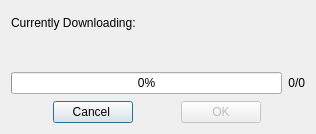
<?xml version="1.0" encoding="UTF-8"?>
<ui version="4.0">
 <class>downloadNcbiWin</class>
 <widget class="QDialog" name="downloadNcbiWin">
  <property name="geometry">
   <rect>
    <x>0</x>
    <y>0</y>
    <width>316</width>
    <height>134</height>
   </rect>
  </property>
  <property name="sizePolicy">
   <sizepolicy hsizetype="Fixed" vsizetype="Fixed">
    <horstretch>0</horstretch>
    <verstretch>0</verstretch>
   </sizepolicy>
  </property>
  <property name="windowTitle">
   <string>Downloading Files From NCBI</string>
  </property>
  <layout class="QVBoxLayout" name="verticalLayout">
   <item>
    <widget class="QLabel" name="title">
     <property name="text">
      <string>Currently Downloading:</string>
     </property>
    </widget>
   </item>
   <item>
    <widget class="QLabel" name="currentTask">
     <property name="text">
      <string/>
     </property>
     <property name="alignment">
      <set>Qt::AlignCenter</set>
     </property>
    </widget>
   </item>
   <item>
    <layout class="QHBoxLayout" name="horizontalLayout">
     <item>
      <widget class="QProgressBar" name="progressBar">
       <property name="value">
        <number>0</number>
       </property>
      </widget>
     </item>
     <item alignment="Qt::AlignRight">
      <widget class="QLabel" name="progressLabel">
       <property name="text">
        <string>0/0</string>
       </property>
       <property name="alignment">
        <set>Qt::AlignRight|Qt::AlignTrailing|Qt::AlignVCenter</set>
       </property>
       <property name="textInteractionFlags">
        <set>Qt::NoTextInteraction</set>
       </property>
      </widget>
     </item>
    </layout>
   </item>
   <item>
    <layout class="QHBoxLayout" name="horizontalLayout_2">
     <item>
      <widget class="QPushButton" name="cancelBtn">
       <property name="sizePolicy">
        <sizepolicy hsizetype="Fixed" vsizetype="Fixed">
         <horstretch>0</horstretch>
         <verstretch>0</verstretch>
        </sizepolicy>
       </property>
       <property name="text">
        <string>Cancel </string>
       </property>
      </widget>
     </item>
     <item>
      <widget class="QPushButton" name="doneBtn">
       <property name="enabled">
        <bool>false</bool>
       </property>
       <property name="sizePolicy">
        <sizepolicy hsizetype="Fixed" vsizetype="Fixed">
         <horstretch>0</horstretch>
         <verstretch>0</verstretch>
        </sizepolicy>
       </property>
       <property name="text">
        <string>OK</string>
       </property>
      </widget>
     </item>
    </layout>
   </item>
  </layout>
 </widget>
 <resources/>
 <connections/>
</ui>
